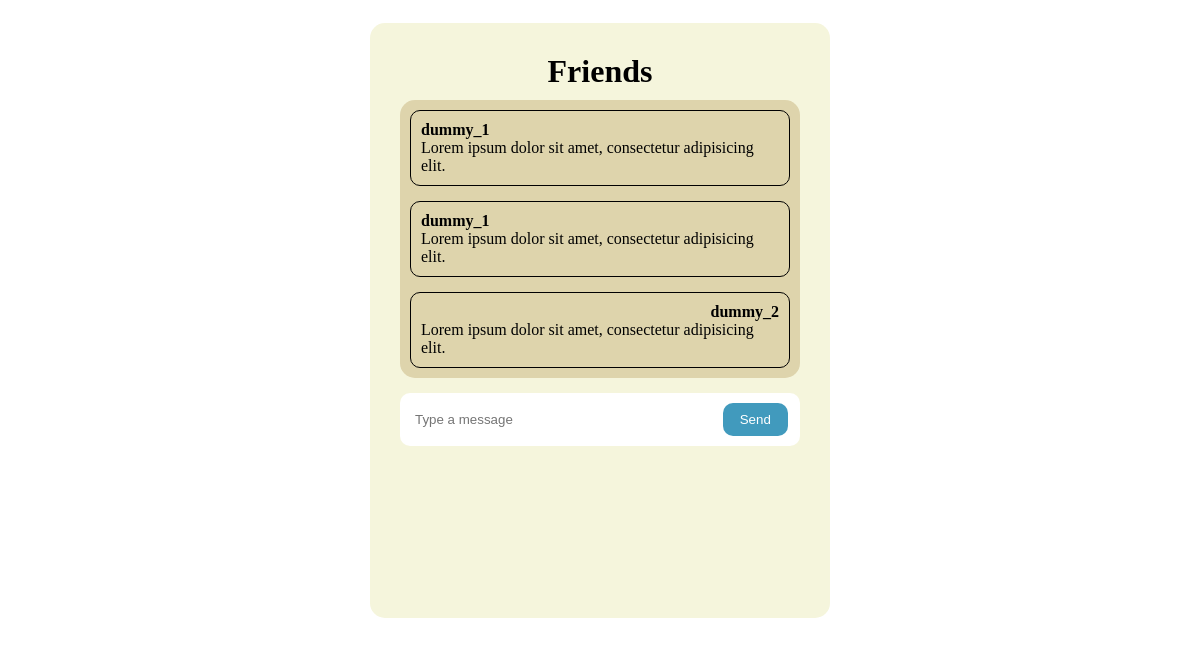
Before: /rooms/friends (signed in) with the older database file.
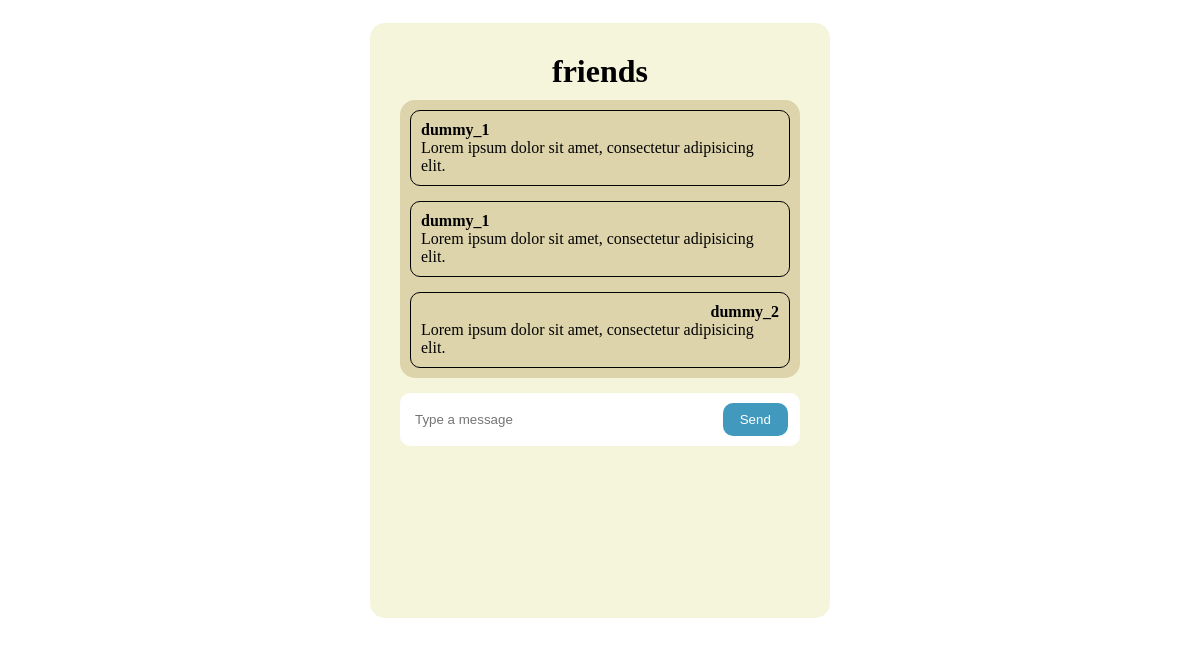
After: the same page with the newer database file.
### room/models.py (models this page shows, shortened)
class Room(models.Model):
    name=models.CharField(max_length=255)
    slug=models.SlugField(unique=True)

### room/views.py (the view)
# urls.py: path('<slug:slug>',views.room_chat,name='room_chat'),
@login_required
def room_chat(request,slug):
    room_details =get_object_or_404(Room, slug=slug)
    return render(request,'each-room.html',{'room':room_details})

### home/templates/each-room.html (shortened to what this page needs)
<!DOCTYPE html>
<html lang="en">
<head>
    {% load static %}
    <link rel="stylesheet" href="/static/room.css">
</head>
<body>
    <div class="hero-section">
        <h1>{{room.name}}</h1>
        <div class="message-box">
            <div class="sender">
                <span class="sender-username">dummy_1</span>
                <p class="sender-message">
                    Lorem ipsum dolor sit amet, consectetur adipisicing elit.
                </p>
            </div>
            <div class="sender">
                <span class="sender-username">dummy_1</span>
                <p class="sender-message">
                    Lorem ipsum dolor sit amet, consectetur adipisicing elit.
                </p>
            </div>
            <div class="reciever">
                <span class="reciever-username">dummy_2</span>
                <p class="reciever-message">
                    Lorem ipsum dolor sit amet, consectetur adipisicing elit.
                </p>
            </div>
        </div>
        <div class="message-input-box">
            <form action="" method="POST">
                <input type="text" placeholder="Type a message" name="input-message" id="input-message">
            <button>Send</button>
            </form>
        </div>
    </div>
</body>
</html>

### home/static/room.css (style rules this page uses)
* { margin: 0; padding: 0; }
body { height: 80vh; width: 100vw; display: flex; justify-content: center; align-items: center; }
.hero-section { width: 400px; padding: 30px; display: flex; flex-direction: column; background-color: beige; border-radius: 15px; padding-bottom: 5px; height: 70vh; overflow: auto; }
h1 { text-align: center; margin-bottom: 10px; }
.message-box { display: flex; flex-direction: column; gap: 15px; border-radius: 15px; background-color:rgb(222, 212, 172); padding: 10px; }
.sender { display: flex; flex-direction: column; padding: 10px; border-radius: 10px; border: solid 1px black; }
.sender-username ,.reciever-username { font-weight: bold; }
.reciever { display: flex; flex-direction: column; align-items: end; padding: 10px; border-radius: 10px; border: solid 1px black; }
.message-input-box { margin: 15px 0px; width: 95%; padding: 10px; background-color: white; border-radius: 10px; }
.message-input-box input { width: 80%; height: 30px; padding-left: 5px; border: none; }
.message-input-box button { width: 17%; height: 33px; border-radius: 10px; border: none; background-color: rgb(65, 154, 189); color: white; }

Changed rows visible on the page:
changed Room: name "Friends" → "friends"
